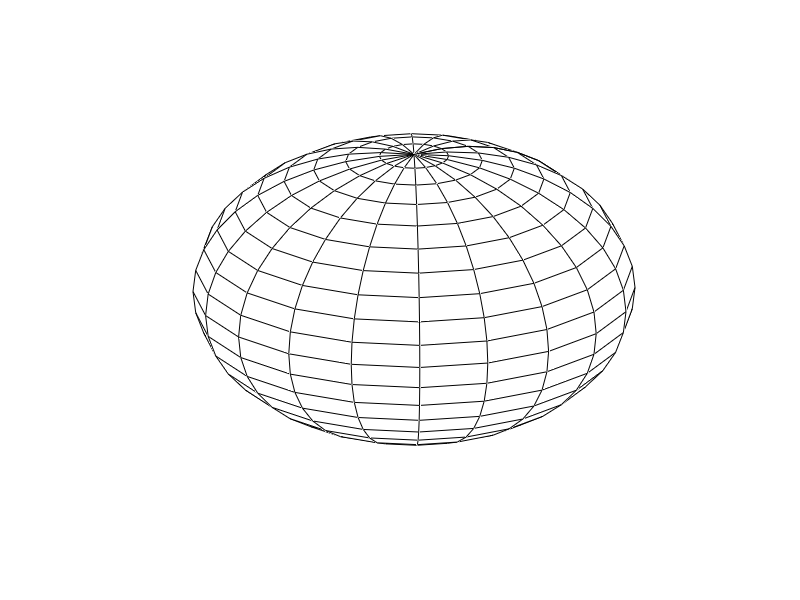

Reproduce this figure in MATLAB. (Note: this script raises an error after producing the figure.)
clear all
close all
figure
sphere
%surf(x,y,z,'HandleVisibility','off')
hold on
axis off
colormap white

%plot3(1,0,0,'marker','o','MarkerSize',10,'MarkerFaceColor','b')
%plot3(-1,0,0,'marker','x','MarkerSize',10,'LineWidth',4)
alpha(.5)
lims = axis;
lgd=1.3;
plot3(lgd*lims(1:2),[0 0],[0 0],'k','LineWidth',1.5,'HandleVisibility','off')
plot3([0 0],lgd*lims(1:2),[0 0],'k','LineWidth',1.5,'HandleVisibility','off')
plot3([0 0],[0 0],lgd*lims(1:2),'k','LineWidth',1.5,'HandleVisibility','off')
text(1.1,0,0.1,'s1','FontSize',12)
text(0,1.1,0.1,'s2','FontSize',12)
text(0.1,0,1.1,'s3','FontSize',12)
arrow3d([0 0],[0 0],[1 lgd],.5,0.005,0.03,'k');
arrow3d([0 0],[1 lgd],[0 0],.5,0.005,0.03,'k');
arrow3d([1 lgd],[0 0],[0 0],.5,0.005,0.03,'k');

m=1;
theta = linspace(0,2*pi,64);
for i=1:length(theta)
for j=1:length(theta)
    Si(:,m)=[1;cos(theta(i))*cos(theta(j));sin(theta(i))*cos(theta(j));sin(theta(j))];
    m=m+1;
end
end

%scatter3(Si(2,:),Si(3,:),Si(4,:),'marker','o','MarkerFaceColor','b')
r=0;
q=1;
v=pi/4;
LinDiattenuator=0.5*[q+r (q-r)*cos(2*v) (q-r)*sin(2*v) 0;...
    (q-r)*cos(2*v) (q+r)*cos(2*v)^2+2*sqrt(q*r)*sin(2*v)^2 (q+r-2*sqrt(q*r))*sin(2*v)*cos(2*v) 0;...
    (q-r)*sin(2*v) (q+r-2*sqrt(q*r))*sin(2*v)*cos(2*v) (q+r)*sin(2*v)^2+2*sqrt(q*r)*cos(2*v)^2 0;...
    0 0 0 2*sqrt(q*r)];
r=0.5;
q=1;
v=0;
LinDiattenuator2=0.5*[q+r (q-r)*cos(2*v) (q-r)*sin(2*v) 0;...
    (q-r)*cos(2*v) (q+r)*cos(2*v)^2+2*sqrt(q*r)*sin(2*v)^2 (q+r-2*sqrt(q*r))*sin(2*v)*cos(2*v) 0;...
    (q-r)*sin(2*v) (q+r-2*sqrt(q*r))*sin(2*v)*cos(2*v) (q+r)*sin(2*v)^2+2*sqrt(q*r)*cos(2*v)^2 0;...
    0 0 0 2*sqrt(q*r)];
farve=['g' 'm' 'y' 'k'];
delta=[pi/4 pi/6 pi/3 2*pi/3];

for j=1:4%4
phi=0;
LinRetard=[1 0 0 0;...
    0 cos(2*phi)^2+sin(2*phi)^2*cos(delta(j)) sin(2*phi)*cos(2*phi)*(1-cos(delta(j))) -sin(2*phi)*sin(delta(j));...
    0 sin(2*phi)*cos(2*phi)*(1-cos(delta(j))) sin(2*phi)^2+cos(2*phi)^2*cos(delta(j))  cos(2*phi)*sin(delta(j));...
    0 sin(2*phi)*sin(delta(j)) -cos(2*phi)*sin(delta(j)) cos(delta(j))];


Sout1=LinDiattenuator*LinDiattenuator2*LinRetard*Si;
Sout=LinDiattenuator*LinRetard*Si;

%scatter3(Si(2,:).*Sout(1,:),Si(3,:).*Sout(1,:),Si(4,:).*Sout(1,:),'marker','o','MarkerFaceColor',farve(j))
plot3(Si(2,:).*Sout1(1,:),Si(3,:).*Sout1(1,:),Si(4,:).*Sout1(1,:),'-')
end
ax = gca;               % get the current axis
ax.Clipping = 'off';    % turn clipping off